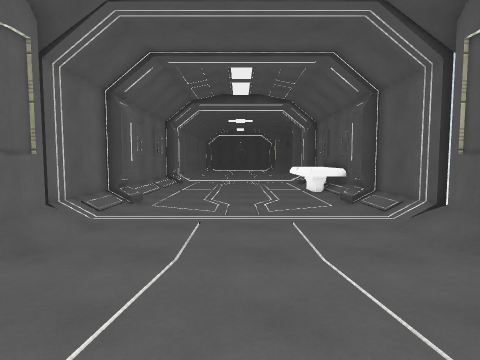
[1] (above)

20 first-person views from a walk through a Unity game level. The camera is 1.5 m above the floor, tilts 4° down and sees 80° across. The floor is counted in squares, 1 m on a side. Each view is taken from the middle of a square. On the plan, view 1 faces up. The plan holds only what a view shows up to about 14 squares ahead; the rest is blank. The place goes on beyond the plan. The player character is not drawn. Surface patterns are stand-ins for the level's own textures.

[2]
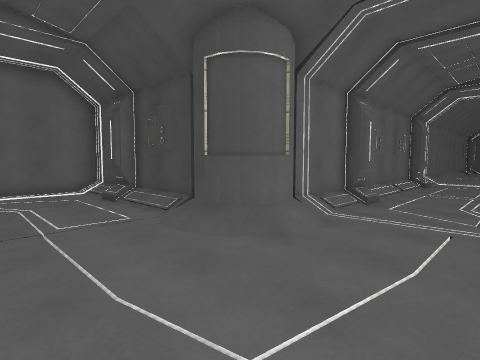

[3]
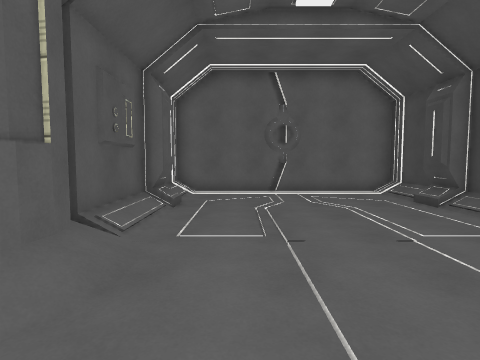

[4]
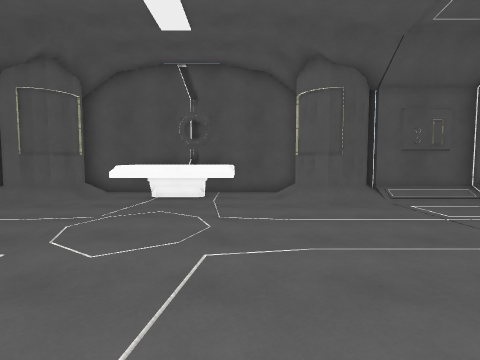

[5]
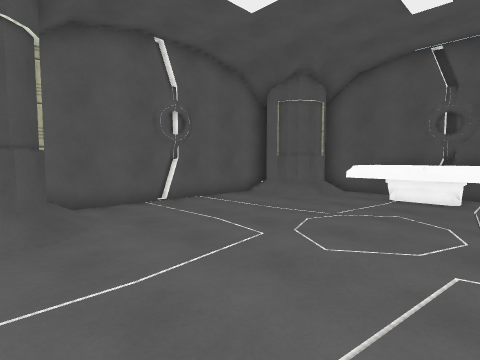

[6]
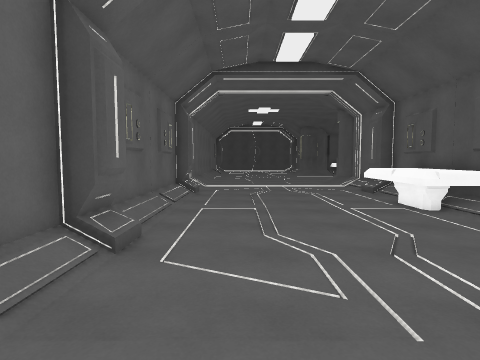

[7]
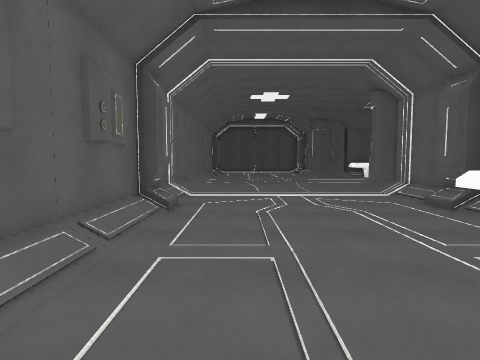

[8]
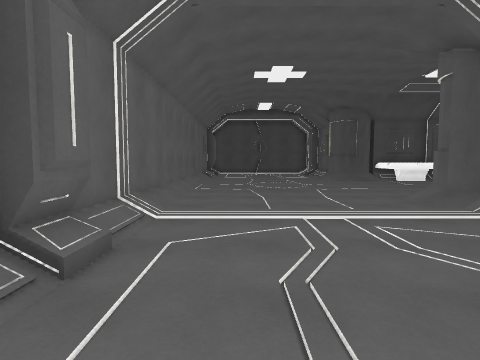

[9]
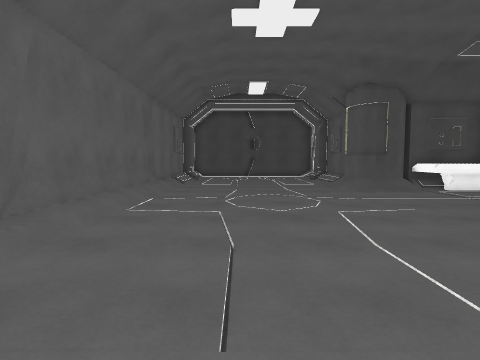

[10]
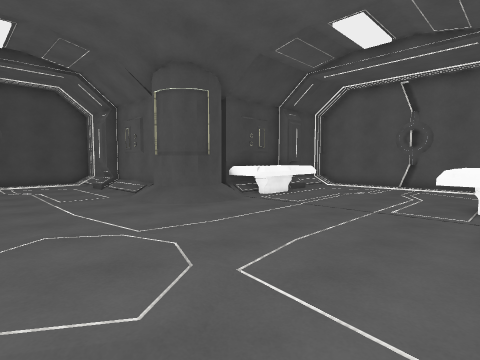

[11]
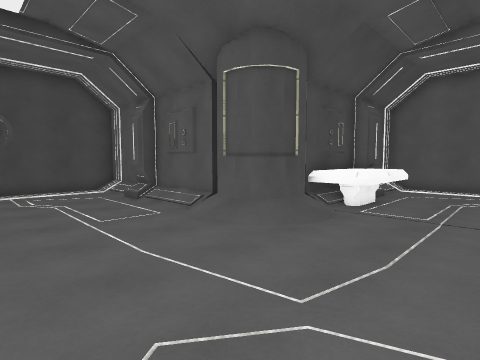

[12]
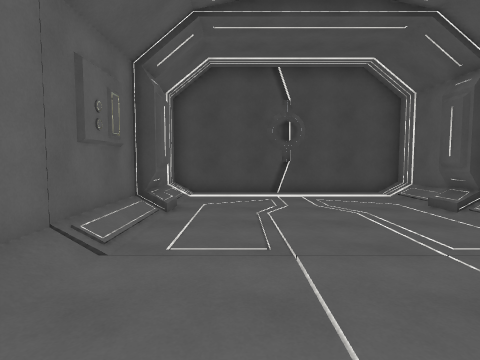

[13]
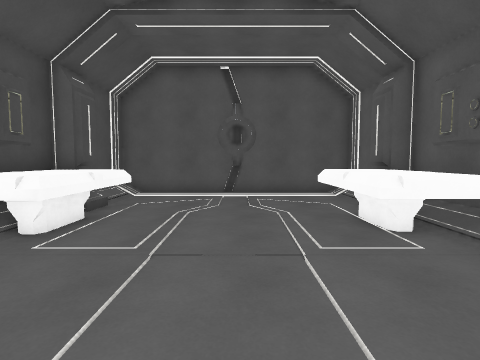

[14]
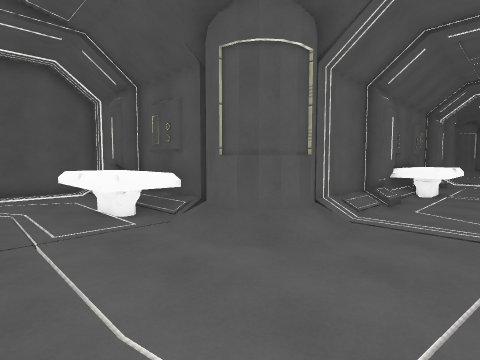

[15]
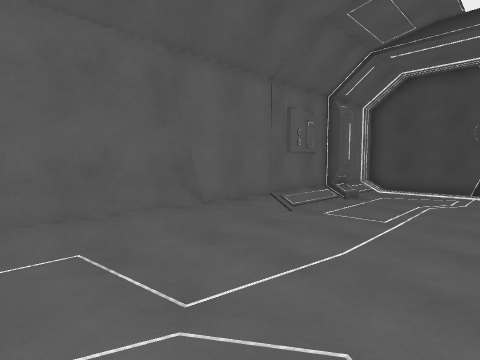

[16]
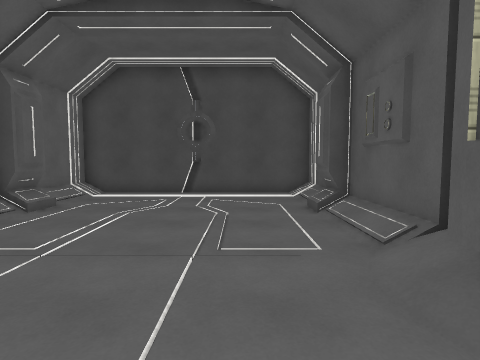

[17]
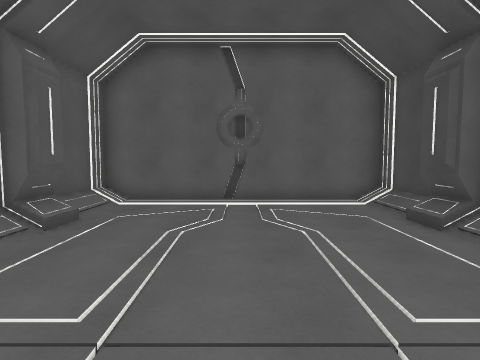

[18]
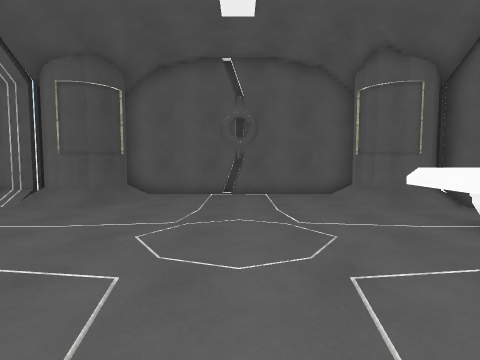

[19]
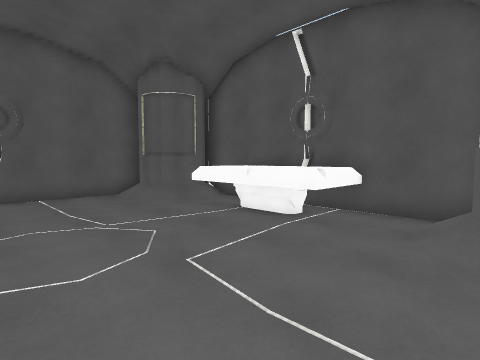

[20]
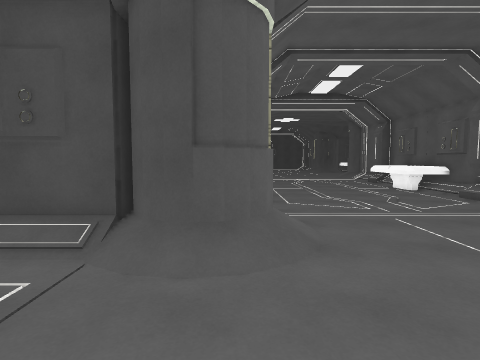

### Floor plan
Key: @ floor where view 1 was taken; # wall or solid block; . main floor; : floor 0.25 m higher than the main floor; / step, stairs or slope; ^ raised ledge; O other object.
Columns run from 16 left of view 1 to 16 right of it. Each row starts with its distance up from view 1.
 47            ###########
 46            #/::::::::#
 45            #/........#
 44            #/........#
 43            #/........#
 42            #/........#
 41            #/........#
 40            #/........#
 39            #/........#
 38            #......../#
 37            #......../#        #
 36            #......../###^^^##OO##
 35            #.........///^^^^...:#
 34            #............#^^#...:#
 33            #.....:.............:#
 32            #...:::.............:#
 31            #...::::............/#
 30            #...::./............:#
 29            #....:..............:#
 28            #............^^^^...:#
 27            #.........///^^^^#///#
 26            #......../#######  ###
 25            #......../#
 24            #/.././../#
 23            #/:::/::::#
 22            #/........#
 21            #/........#
 20            #/........#
 19            #/........#
 18            #/........#
 17            #/......^^#
 16            #/......^^#
 15            #/......^^#
 14            #/......^^#
 13            #/........#
 12            #/........#
 11            #/........#
 10            #/........#
  9            #/........#
  8            #/........#
  7            #/:::::::/#
  6            #/:::::::/#
  5 ############/:::::::/####
  4 #::::::::///:::::::::///#
  3 #:::::::::::::::::::::::#
  2 #:::::::::::::::::::::::#
  1 #:::::::::::::::::::::::#
  0 #:::::::::::::::@:::::::#
 -1 #:::::::::::::::::::::::#
 -2 #:::::::::::::::::::::::#
 -3 #:::::::::::::::::::::::#
 -4 #::::::::///:::::::::///#
 -5 ############/:#^^^^^/####
 -6            #/:^^^^^^/#
 -7            #/:######/#
 -8            ####    ###

Positions as (right, up) in squares from view 1, and headings:
1: (0, 0), facing up
2: (0, 0), facing up-left
3: (-2, -2), facing left
4: (-2, 6), facing down
5: (-2, 6), facing down-right
6: (-2, 6), facing up
7: (-2, 11), facing up
8: (-2, 16), facing up
9: (-1, 22), facing up
10: (-1, 27), facing up-right
11: (-1, 31), facing up-right
12: (-2, 34), facing up
13: (3, 31), facing right
14: (1, 31), facing down-right
15: (1, 31), facing up-left
16: (2, 34), facing up
17: (-5, 0), facing left
18: (-5, 0), facing right
19: (-5, 1), facing down-right
20: (-5, 0), facing up
